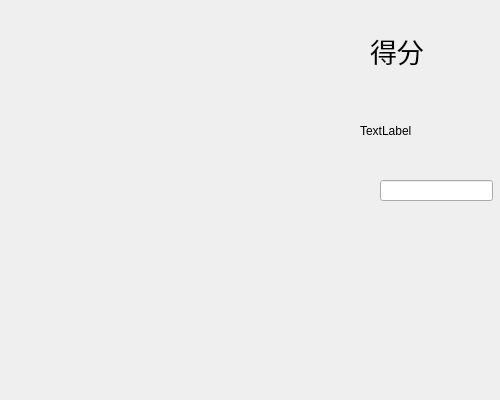
<?xml version="1.0" encoding="UTF-8"?>
<ui version="4.0">
 <class>server</class>
 <widget class="QWidget" name="server">
  <property name="geometry">
   <rect>
    <x>0</x>
    <y>0</y>
    <width>500</width>
    <height>400</height>
   </rect>
  </property>
  <property name="windowTitle">
   <string>Form</string>
  </property>
  <widget class="QLabel" name="label">
   <property name="geometry">
    <rect>
     <x>370</x>
     <y>30</y>
     <width>91</width>
     <height>41</height>
    </rect>
   </property>
   <property name="font">
    <font>
     <pointsize>20</pointsize>
    </font>
   </property>
   <property name="text">
    <string>得分</string>
   </property>
  </widget>
  <widget class="QLabel" name="score">
   <property name="geometry">
    <rect>
     <x>360</x>
     <y>110</y>
     <width>91</width>
     <height>41</height>
    </rect>
   </property>
   <property name="text">
    <string>TextLabel</string>
   </property>
  </widget>
  <widget class="QLineEdit" name="edip">
   <property name="geometry">
    <rect>
     <x>380</x>
     <y>180</y>
     <width>113</width>
     <height>21</height>
    </rect>
   </property>
  </widget>
 </widget>
 <resources/>
 <connections/>
</ui>
